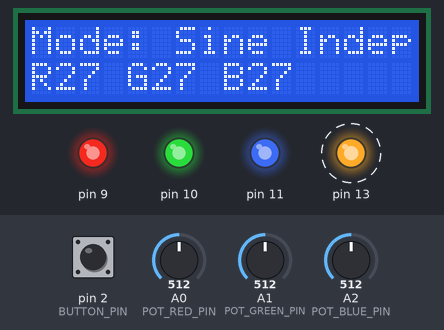
A program run on a simulated Arduino Uno, built with avr-gcc and run on an emulated ATmega328P. On the bench: 16×2 character LCD, output pins drawn as LEDs (lit = HIGH). Dashed ring = blinking. Inputs (shaded band) come from the test bench; at power-on: pin 2 (BUTTON_PIN) HIGH, A0 (POT_RED_PIN) = 512, A1 (POT_GREEN_PIN) = 512, A2 (POT_BLUE_PIN) = 512. EEPROM starts erased.

Above: at 1.2 s.
1.3 s: pin 2 (BUTTON_PIN) pulled LOW for 0.15 s
At 1.77 s:
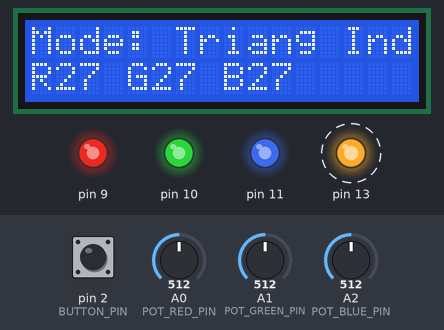
2.0 s: pin 2 (BUTTON_PIN) pulled LOW for 1 s
At 3.56 s:
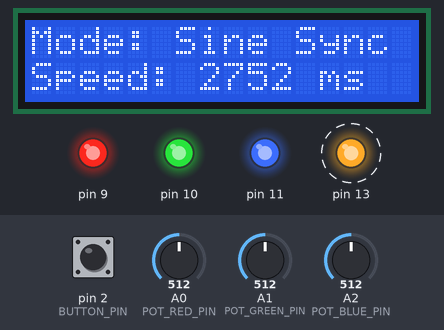
3.6 s: pin 2 (BUTTON_PIN) pulled LOW for 0.15 s
At 3.88 s:
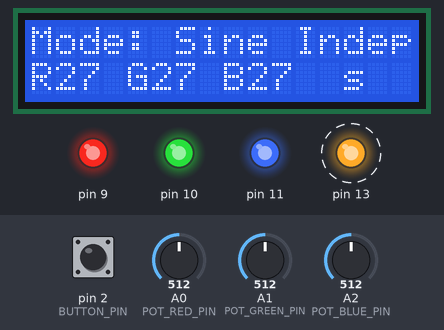
4.3 s: A0 (POT_RED_PIN) set to 716
At 5.09 s:
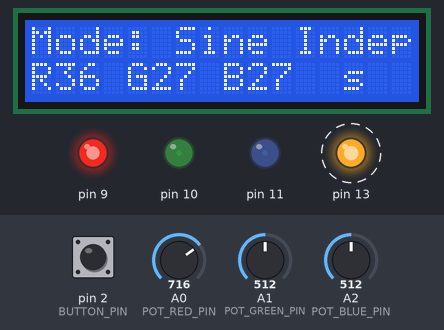
6.7 s: pin 2 (BUTTON_PIN) pulled LOW for 3.2 s
At 7.08 s:
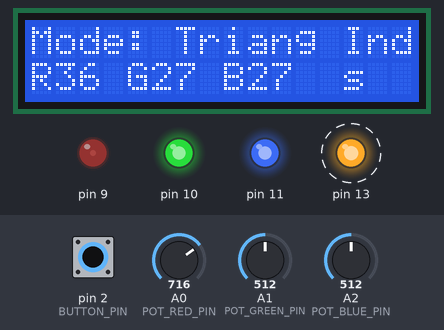
10.5 s: A1 (POT_GREEN_PIN) set to 716
At 11.31 s:
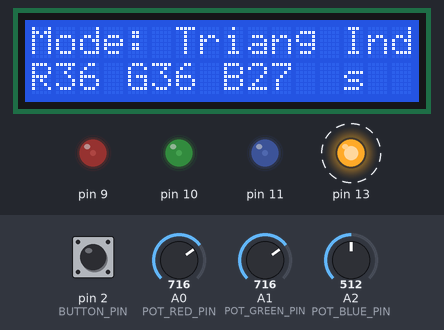
Timing chart, 0 to 16.2 s (numbered marks = the images above; inputs shaded):
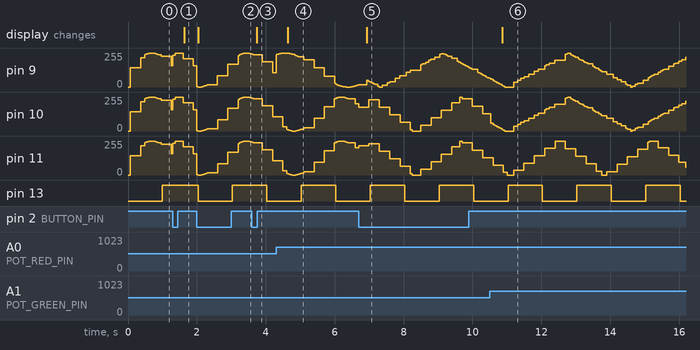

The program:

main.cpp
```cpp
#include <Arduino.h>            // Основна бібліотека Arduino
#include <Wire.h>               // Бібліотека для роботи з I2C
#include <LiquidCrystal_I2C.h>  // Бібліотека для LCD дисплея через I2C
#include <avr/wdt.h>            // Бібліотека сторожового таймера
#include <EEPROM.h>             // Бібліотека енергонезалежної пам'яті

/*
 * ============================================================================
 * Курсова робота з дисципліни "Низькорівневе програмування"
 * 20. Низькорівнева реалізація ефекту «дихаючого» світлодіода
 *  з використанням прямої маніпуляції портами, переривань та Watchdog-таймера
 * Виконав: Арцибашев В'ячеслав Сергійович
 * Група: 242/1 он
 * Науковий керівник: Яровий Р.О.
 * Презентація: https://www.canva.com/design/DAG5UZnxH24/1tYZ5U7XUdkO624KY1CqbA/edit
 * ============================================================================
 */

 // Ініціалізація LCD дисплея 16x2 за адресою 0x27
LiquidCrystal_I2C lcd(0x27, 16, 2);

// ============================================================================
// ГЛОБАЛЬНІ ЗМІННІ ТА СТАНИ
// ============================================================================

// Поточний режим роботи системи.
// volatile (не кешуємо змінну) потрібен для коректної роботи в перериваннях (ISR)
volatile int systemMode = 0;
const int MAX_MODES = 3;
const int EEPROM_ADDR_MODE = 0; // Адреса комірки пам'яті для зберігання режиму

// Змінна для відстеження часу останнього натискання кнопки (для усунення деренчання)
volatile unsigned long lastDebounceTime = 0;
// Затримка для усунення деренчання кнопки (в мс)
const unsigned long DEBOUNCE_DELAY = 200;

// Прапор для відкладеного запису в EEPROM (в ISR писати не можна - довго)
volatile bool saveToEepromPending = false;

// Таймер для Heartbeat LED
unsigned long lastHeartbeat = 0;
const int HEARTBEAT_INTERVAL = 1000;

// ============================================================================
// ОБРОБНИК ПЕРЕРИВАННЯ (ISR)
// ============================================================================
// Викликається апаратно при натисканні кнопки.
void handleButtonPress() {
  unsigned long currentTime = millis();
  if ((currentTime - lastDebounceTime) > DEBOUNCE_DELAY) {
    systemMode++;
    if (systemMode >= MAX_MODES) {
      systemMode = 0;
    }
    saveToEepromPending = true; // Сигнал для loop(), що треба зберегти
    lastDebounceTime = currentTime;
  }
}

// ============================================================================
// КЛАС BREATHING LED
// ============================================================================
class BreathingLED {
  private:
    int pin;
    float period;

  public:
    BreathingLED(int p) {
      pin = p;
      period = 3000.0;
    }

    void begin() {
      pinMode(pin, OUTPUT);
    }

    void setPeriod(float newPeriod) {
      period = newPeriod;
    }

    int getPeriod() {
      return (int)period;
    }

    void update(unsigned long currentMillis, int mode) {
      float angle = (2.0 * PI * currentMillis) / period;
      int brightness = 0;

      if (mode == 1) {
        // TRIANGLE WAVE (Трикутна хвиля)
        // Лінійна зміна яскравості (гострі піки)
        float normalized = (angle / (2.0 * PI));
        normalized = normalized - (int)normalized;

        if (normalized < 0.5) {
          brightness = normalized * 2.0 * 255.0;
        } else {
          brightness = (1.0 - normalized) * 2.0 * 255.0;
        }
      } else {
        // SINE WAVE (Синусоїда)
        // Плавна, природна зміна яскравості
        brightness = (int)((sin(angle) + 1.0) * 127.5);
      }

      brightness = constrain(brightness, 0, 255);
      analogWrite(pin, brightness);
    }
};

BreathingLED ledRed(9);
BreathingLED ledGreen(10);
BreathingLED ledBlue(11);

const int POT_RED_PIN = A0;
const int POT_GREEN_PIN = A1;
const int POT_BLUE_PIN = A2;
const int BUTTON_PIN = 2;

unsigned long lastLcdUpdate = 0;
const int LCD_INTERVAL = 300;
int displayedMode = -1;

void setup() {
  // WATCHDOG TIMER
  // Вмикаємо таймер на 2 секунди.
  // Якщо система зависне, вона перезавантажиться.
  wdt_enable(WDTO_2S);

  // Пряма робота з портами:
  // налаштовуємо Pin 13 (PB5) на вихід через регістр DDRB
  DDRB |= (1 << 5);

  Serial.begin(9600);

  // EEPROM READ
  // Зчитуємо збережений режим при старті
  int savedMode = EEPROM.read(EEPROM_ADDR_MODE);
  // Перевіряємо на валідність
  if (savedMode >= 0 && savedMode < MAX_MODES) {
    systemMode = savedMode;
  } else {
    systemMode = 0; // режим за замовчуванням
  }

  pinMode(BUTTON_PIN, INPUT_PULLUP);

  // Прив'язуємо функцію handleButtonPress до переривання на піні 2.
  // FALLING означає спрацювання при натисканні (спад напруги).
  attachInterrupt(digitalPinToInterrupt(BUTTON_PIN), handleButtonPress, FALLING);

  lcd.init();
  lcd.backlight();

  ledRed.begin();
  ledGreen.begin();
  ledBlue.begin();
}

void loop() {
  // WATCHDOG RESET
  // Скидаємо таймер до нуля.
  // Якщо програма зависне і не дійде сюди за 2 сек, станеться ресет.
  wdt_reset();

  // EEPROM SAVE
  // Перевіряємо, чи треба зберегти налаштування
  if (saveToEepromPending) {
    saveToEepromPending = false;
    // використовуємо update замість write, щоб не вбивати EEPROM зайвими записами
    EEPROM.update(EEPROM_ADDR_MODE, systemMode);
  }

  unsigned long currentMillis = millis();

  // HEARTBEAT LED
  // Блимаємо світлодіодом раз на секунду.
  if (currentMillis - lastHeartbeat >= HEARTBEAT_INTERVAL) {
    lastHeartbeat = currentMillis;
    // Інвертуємо 13 пін через регістр (швидше за digitalWrite)
    PORTB ^= (1 << 5);
  }

  // Зчитування потенціометрів
  int valRed = analogRead(POT_RED_PIN);
  int valGreen = analogRead(POT_GREEN_PIN);
  int valBlue = analogRead(POT_BLUE_PIN);

  // Логіка режимів
  if (systemMode == 2) {
    float sharedPeriod = map(valRed, 0, 1023, 500, 5000);
    ledRed.setPeriod(sharedPeriod);
    ledGreen.setPeriod(sharedPeriod);
    ledBlue.setPeriod(sharedPeriod);
  } else {
    ledRed.setPeriod(map(valRed, 0, 1023, 500, 5000));
    ledGreen.setPeriod(map(valGreen, 0, 1023, 500, 5000));
    ledBlue.setPeriod(map(valBlue, 0, 1023, 500, 5000));
  }

  // Оновлення світлодіодів
  ledRed.update(currentMillis, systemMode);
  ledGreen.update(currentMillis, systemMode);
  ledBlue.update(currentMillis, systemMode);

  // Оновлення дисплею
  if (currentMillis - lastLcdUpdate >= LCD_INTERVAL || displayedMode != systemMode) {
    lastLcdUpdate = currentMillis;
    displayedMode = systemMode;

    lcd.setCursor(0, 0);
    lcd.print("Mode: ");
    if (systemMode == 0) lcd.print("Sine Indep ");
    else if (systemMode == 1) lcd.print("Triang Ind ");
    else if (systemMode == 2) lcd.print("Sine Sync  ");

    lcd.setCursor(0, 1);
    if (systemMode == 2) {
      lcd.print("Speed: ");
      lcd.print(ledRed.getPeriod());
      lcd.print(" ms   ");
    } else {
      lcd.print("R"); lcd.print(ledRed.getPeriod()/100);
      lcd.print(" G"); lcd.print(ledGreen.getPeriod()/100);
      lcd.print(" B"); lcd.print(ledBlue.getPeriod()/100);
      lcd.print("  ");
    }
  }
}
```

Measured:
- after the input at 1.3 s, the display: changes after 0.33 s (image 1)
- after the input at 2.0 s, the display: changes at once (image 2)
- after the input at 3.6 s, the display: changes after 0.13 s (image 3)
- after the input at 4.3 s, the display: changes after 0.34 s (image 4)
- after the input at 6.7 s, the display: changes after 0.24 s (image 5)
- after the input at 10.5 s, the display: changes after 0.36 s (image 6)
- by itself, pin 13: alternates HIGH for 1.0 s and LOW for 1.0 s
